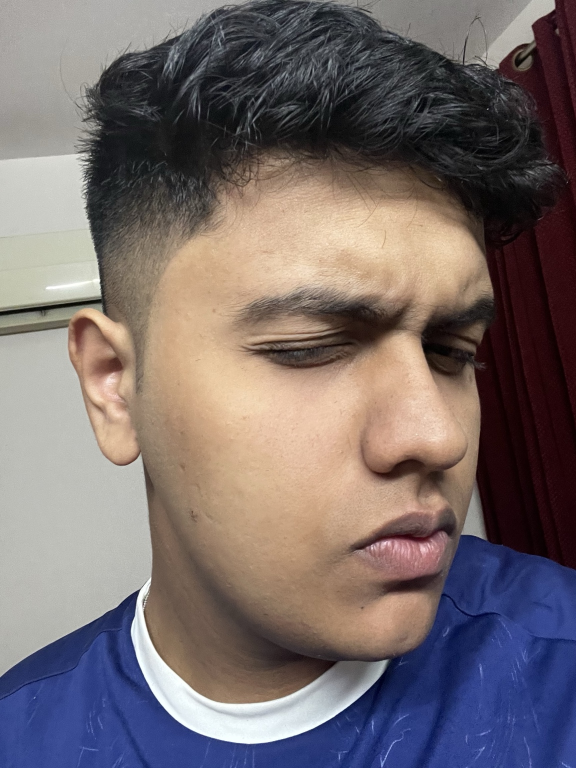
#> input picture assets/image.png, 1152 x 1536 px, found by its file name (shown at 1/2 size)
$ python render_portrait.py
#> lines starting #> are read from the running program, lines starting #| are printed output that depends on the picture
#!/usr/bin/env python3
"""Render a self-drawing ASCII portrait SVG from a source photo.

Produces a compact, GitHub-compatible SVG with top-to-bottom animation.

Usage:
  python tools/render_portrait.py [input_image] [output.svg]
"""
import sys
from pathlib import Path
import numpy as np
from PIL import Image, ImageFilter, ImageEnhance, ImageOps

# ─── Config ──────────────────────────────────────────────────────────────────

COLS = 80
FONT_SIZE = 7.0
CELL_W = 7.0
CELL_H = 9.5
ACCENT = "#1c7ed6"
BG = "#0d1117"

# 30-level glyph ramp: light → dense
GLYPHS = " .,:;+*?%S#@"

# ─── Preprocessing ───────────────────────────────────────────────────────────

def preprocess(path: str) -> Image.Image:
#> called with path = 'assets/image.png'
    img = Image.open(path).convert("L")
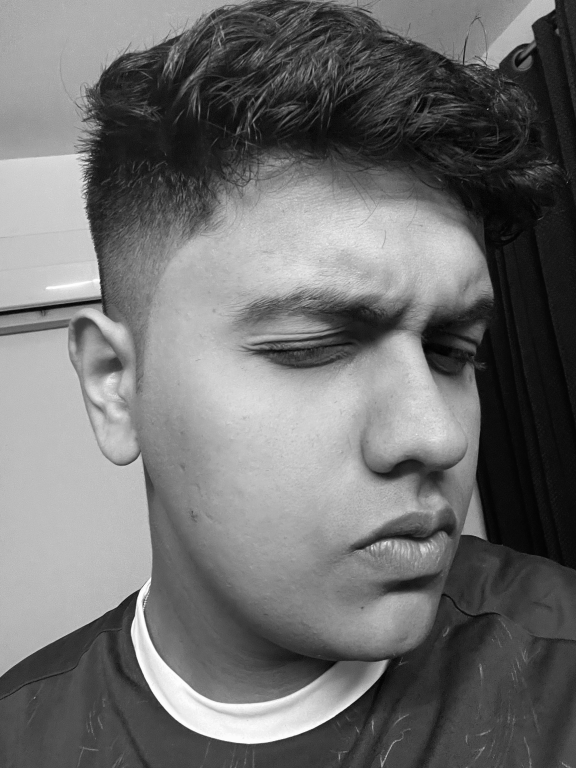
#> img: PIL image 1152x1536 L (shown at 1/2 size); min 0, max 255, mean 110.9

    try:
        from rembg import remove
        rgba = Image.open(path).convert("RGBA")
        result = remove(rgba)
        alpha = np.array(result.split()[-1])
        gray = result.convert("L")
        white = Image.new("L", gray.size, 255)
        gray = Image.composite(gray, white, Image.fromarray(alpha))
    except Exception:
        gray = ImageOps.autocontrast(img, cutoff=2)

    try:
        import cv2
        arr = np.array(gray)
        clahe = cv2.createCLAHE(clipLimit=3.0, tileGridSize=(8, 8))
        gray = Image.fromarray(clahe.apply(arr))
    except Exception:
        pass

    gray = gray.filter(ImageFilter.SHARPEN)
    gray = ImageEnhance.Contrast(gray).enhance(1.5)
    gray = ImageEnhance.Brightness(gray).enhance(1.1)

    arr = np.array(gray)
    rows_mask = np.any(arr < 240, axis=1)
    cols_mask = np.any(arr < 240, axis=0)
    if rows_mask.any() and cols_mask.any():
        r0, r1 = np.where(rows_mask)[0][[0, -1]]
        c0, c1 = np.where(cols_mask)[0][[0, -1]]
        pad = 20
        gray = gray.crop((
            max(0, c0 - pad), max(0, r0 - pad),
            min(gray.size[0], c1 + pad), min(gray.size[1], r1 + pad)
        ))

    return gray

# ─── Dithering ───────────────────────────────────────────────────────────────

# [81 lines left out: functions dither, to_grid, render_svg, not called in this run]

# ─── Main ────────────────────────────────────────────────────────────────────

def main():
    inp = sys.argv[1] if len(sys.argv) > 1 else "assets/image.png"
    out = sys.argv[2] if len(sys.argv) > 2 else "portrait.svg"

    if not Path(inp).exists():
        print(f"Error: {inp} not found"); sys.exit(1)

    print("Preprocessing...")
    cleaned = preprocess(inp)
    cleaned.save("assets/photo-ready.png")
    print("Generating grid...")
    grid = to_grid(cleaned)
    print("Rendering SVG...")
    render_svg(grid, out)
    print("Done!")

if __name__ == "__main__":
    main()
#> (the call stopped at in preprocess, `result = remove(rgba)`: rembg is not available in this run)
